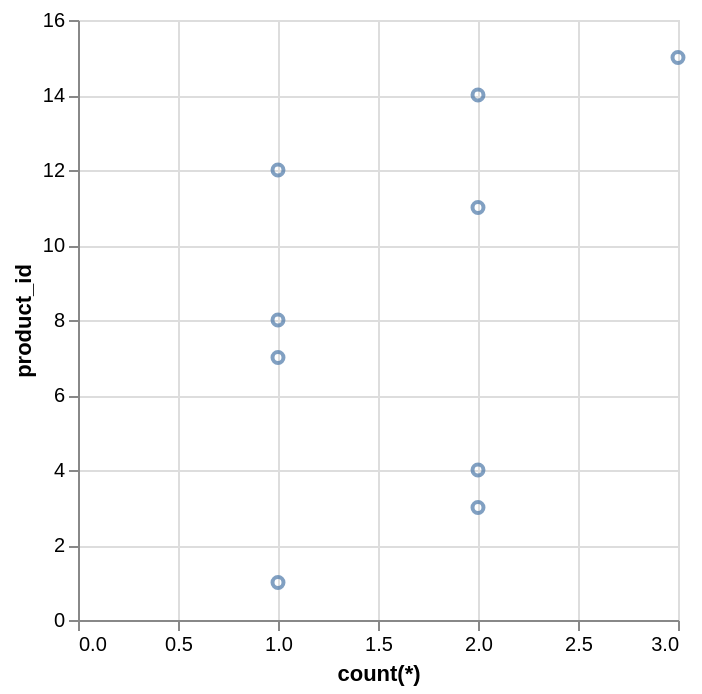

The specification (Vega-Lite) saved for this image:
### Vega-Lite specification from a JSON file in a GitHub repository (floating-point values rounded to 4 significant figures)
{"data": {"values": [{"x_data": 1, "y_data": 1}, {"x_data": 2, "y_data": 3}, {"x_data": 2, "y_data": 4}, {"x_data": 1, "y_data": 7}, {"x_data": 1, "y_data": 8}, {"x_data": 2, "y_data": 11}, {"x_data": 1, "y_data": 12}, {"x_data": 2, "y_data": 14}, {"x_data": 3, "y_data": 15}]}, "mark": "point", "encoding": {"x": {"field": "x_data", "type": "quantitative", "title": "count(*)"}, "y": {"field": "y_data", "type": "quantitative", "title": "product_id"}}}
